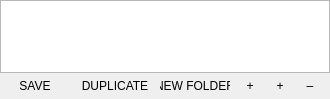
<?xml version="1.0" encoding="UTF-8"?>
<ui version="4.0">
 <class>UiTreeView</class>
 <widget class="QWidget" name="UiTreeView">
  <property name="geometry">
   <rect>
    <x>0</x>
    <y>0</y>
    <width>269</width>
    <height>99</height>
   </rect>
  </property>
  <property name="windowTitle">
   <string>Form</string>
  </property>
  <property name="styleSheet">
   <string notr="true">QPushButton {
	min-width:  		20px;
	min-height: 		20px;
	max-width:  	20px;
	max-height: 	20px;
	width:  				20px;
	height: 			20px;
	border-radius: 10px;
	padding:			0px;
}
QPushButton#actionDuplicate, QPushButton#actionAddRoot, QPushButton#actionSave {
	min-width:  		70px;
	max-width:  	70px;
	width:  				70px;
}</string>
  </property>
  <layout class="QVBoxLayout" name="verticalLayout" stretch="99,1">
   <property name="spacing">
    <number>0</number>
   </property>
   <property name="leftMargin">
    <number>0</number>
   </property>
   <property name="topMargin">
    <number>0</number>
   </property>
   <property name="rightMargin">
    <number>0</number>
   </property>
   <property name="bottomMargin">
    <number>0</number>
   </property>
   <item>
    <widget class="UiTreeViewWidget" name="view">
     <property name="focusPolicy">
      <enum>Qt::NoFocus</enum>
     </property>
     <property name="editTriggers">
      <set>QAbstractItemView::NoEditTriggers</set>
     </property>
     <property name="tabKeyNavigation">
      <bool>true</bool>
     </property>
     <property name="dragEnabled">
      <bool>true</bool>
     </property>
     <property name="alternatingRowColors">
      <bool>true</bool>
     </property>
     <property name="indentation">
      <number>0</number>
     </property>
     <property name="sortingEnabled">
      <bool>true</bool>
     </property>
     <attribute name="headerVisible">
      <bool>false</bool>
     </attribute>
     <attribute name="headerShowSortIndicator" stdset="0">
      <bool>true</bool>
     </attribute>
     <attribute name="headerStretchLastSection">
      <bool>false</bool>
     </attribute>
     <column>
      <property name="text">
       <string notr="true">1</string>
      </property>
     </column>
    </widget>
   </item>
   <item>
    <layout class="QHBoxLayout" name="horizontalLayout">
     <property name="spacing">
      <number>10</number>
     </property>
     <property name="topMargin">
      <number>3</number>
     </property>
     <property name="rightMargin">
      <number>10</number>
     </property>
     <property name="bottomMargin">
      <number>3</number>
     </property>
     <item>
      <spacer name="horizontalSpacer">
       <property name="orientation">
        <enum>Qt::Horizontal</enum>
       </property>
       <property name="sizeHint" stdset="0">
        <size>
         <width>40</width>
         <height>0</height>
        </size>
       </property>
      </spacer>
     </item>
     <item>
      <widget class="QPushButton" name="actionSave">
       <property name="toolTip">
        <string>Save</string>
       </property>
       <property name="text">
        <string>SAVE</string>
       </property>
      </widget>
     </item>
     <item>
      <widget class="QPushButton" name="actionDuplicate">
       <property name="toolTip">
        <string>Duplicate</string>
       </property>
       <property name="text">
        <string>DUPLICATE</string>
       </property>
      </widget>
     </item>
     <item>
      <widget class="QPushButton" name="actionAddRoot">
       <property name="toolTip">
        <string>Add a folder</string>
       </property>
       <property name="text">
        <string>NEW FOLDER</string>
       </property>
      </widget>
     </item>
     <item>
      <widget class="QPushButton" name="actionAdd">
       <property name="toolTip">
        <string>New</string>
       </property>
       <property name="text">
        <string>+</string>
       </property>
      </widget>
     </item>
     <item>
      <widget class="QPushButton" name="actionImport">
       <property name="toolTip">
        <string>Import a file</string>
       </property>
       <property name="text">
        <string>+</string>
       </property>
      </widget>
     </item>
     <item>
      <widget class="QPushButton" name="actionRemove">
       <property name="toolTip">
        <string>Delete</string>
       </property>
       <property name="text">
        <string>–</string>
       </property>
      </widget>
     </item>
    </layout>
   </item>
  </layout>
 </widget>
 <customwidgets>
  <customwidget>
   <class>UiTreeViewWidget</class>
   <extends>QTreeWidget</extends>
   <header>items/uitreeviewwidget.h</header>
  </customwidget>
 </customwidgets>
 <resources/>
 <connections>
  <connection>
   <sender>actionAdd</sender>
   <signal>released()</signal>
   <receiver>UiTreeView</receiver>
   <slot>action()</slot>
   <hints>
    <hint type="sourcelabel">
     <x>480</x>
     <y>534</y>
    </hint>
    <hint type="destinationlabel">
     <x>534</x>
     <y>161</y>
    </hint>
   </hints>
  </connection>
  <connection>
   <sender>actionRemove</sender>
   <signal>released()</signal>
   <receiver>UiTreeView</receiver>
   <slot>action()</slot>
   <hints>
    <hint type="sourcelabel">
     <x>520</x>
     <y>525</y>
    </hint>
    <hint type="destinationlabel">
     <x>477</x>
     <y>172</y>
    </hint>
   </hints>
  </connection>
  <connection>
   <sender>actionImport</sender>
   <signal>released()</signal>
   <receiver>UiTreeView</receiver>
   <slot>action()</slot>
   <hints>
    <hint type="sourcelabel">
     <x>506</x>
     <y>534</y>
    </hint>
    <hint type="destinationlabel">
     <x>599</x>
     <y>186</y>
    </hint>
   </hints>
  </connection>
  <connection>
   <sender>actionAddRoot</sender>
   <signal>released()</signal>
   <receiver>UiTreeView</receiver>
   <slot>action()</slot>
   <hints>
    <hint type="sourcelabel">
     <x>454</x>
     <y>534</y>
    </hint>
    <hint type="destinationlabel">
     <x>635</x>
     <y>205</y>
    </hint>
   </hints>
  </connection>
  <connection>
   <sender>view</sender>
   <signal>doubleClicked(QModelIndex)</signal>
   <receiver>UiTreeView</receiver>
   <slot>action()</slot>
   <hints>
    <hint type="sourcelabel">
     <x>404</x>
     <y>130</y>
    </hint>
    <hint type="destinationlabel">
     <x>648</x>
     <y>143</y>
    </hint>
   </hints>
  </connection>
  <connection>
   <sender>actionSave</sender>
   <signal>released()</signal>
   <receiver>UiTreeView</receiver>
   <slot>action()</slot>
   <hints>
    <hint type="sourcelabel">
     <x>402</x>
     <y>534</y>
    </hint>
    <hint type="destinationlabel">
     <x>617</x>
     <y>231</y>
    </hint>
   </hints>
  </connection>
  <connection>
   <sender>actionDuplicate</sender>
   <signal>released()</signal>
   <receiver>UiTreeView</receiver>
   <slot>action()</slot>
   <hints>
    <hint type="sourcelabel">
     <x>422</x>
     <y>526</y>
    </hint>
    <hint type="destinationlabel">
     <x>629</x>
     <y>274</y>
    </hint>
   </hints>
  </connection>
 </connections>
 <slots>
  <slot>action()</slot>
  <slot>action(QModelIndex)</slot>
 </slots>
</ui>
